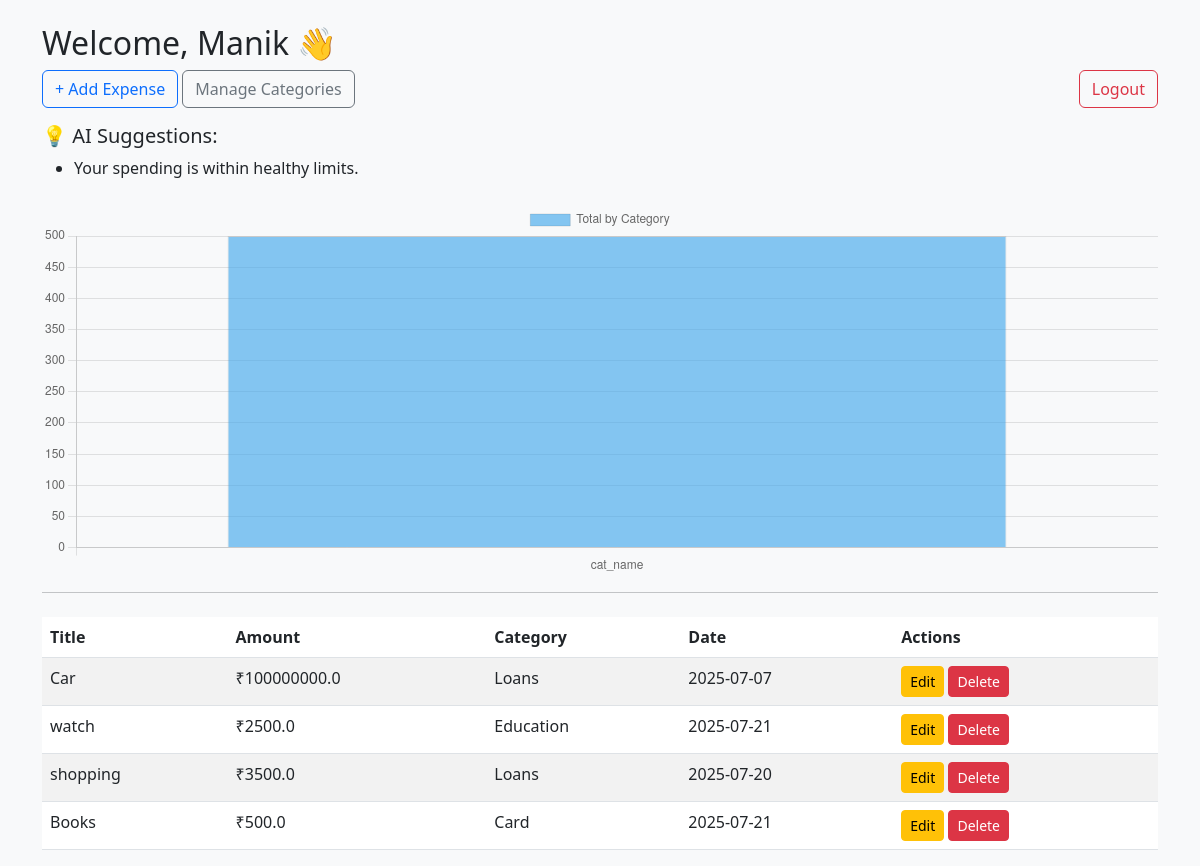
The page /dashboard (signed in) on the database its author committed.
### models.py (models this page shows)
class User(db.Model, UserMixin):
    id = db.Column(db.Integer, primary_key = True)
    username = db.Column(db.String(100), unique=True, nullable = False)
    password = db.Column(db.String(200), nullable = False )

class Expense(db.Model):
    id = db.Column(db.Integer, primary_key=True)
    title = db.Column(db.String(100), nullable = False)
    amount = db.Column(db.Float, nullable = False)
    date = db.Column(db.String(20), nullable = False)
    user_id = db.Column(db.Integer, db.ForeignKey('user.id'))
    category_id  = db.Column(db.Integer, db.ForeignKey('category.id'))

class Category(db.Model):
    id = db.Column(db.Integer, primary_key=True)
    name = db.Column(db.String(100), unique=True, nullable=False)
    description = db.Column(db.String(200))
    expenses = db.relationship('Expense', backref='category', lazy=True)

### app.py (the view)
@app.route('/dashboard')
@login_required
def dashboard():
    expenses = Expense.query.filter_by(user_id = current_user.id).all()
    category_totals = {}
    for exp in expenses:
        cat_name = exp.category.name if exp.category else 'Uncategorized'
        category_totals['cat_name'] = category_totals.get(cat_name, 0) + exp.amount
    suggestions = []
    if category_totals:
        max_cat = max(category_totals, key = category_totals.get)
        max_amt = category_totals[max_cat]
        if max_amt > 3000 :
            suggestions.append(f"You spent ${max_amt} on {max_cat}. Consider reducing it.")
        else:
            suggestions.append('Your spending is within healthy limits.')
    return render_template(
        'dashboard.html',
        username = current_user.username,
        expenses = expenses,
        categories = list(category_totals.keys()),
        totals = list(category_totals.values()),
        suggestions = suggestions
    )

### app.py (called while the page is built)
@login_manager.user_loader
def load_user(user_id):
    return User.query.get(int(user_id))

### templates/dashboard.html (shortened to what this page needs)
{% extends 'base.html' %}
{% block content %}
<h2>Welcome, {{ username }} 👋</h2>
<a href="{{ url_for('add_expense') }}" class="btn btn-outline-primary mb-3">+ Add Expense</a>
<a href="{{ url_for('list_categories') }}" class="btn btn-outline-secondary mb-3">Manage Categories</a>
<a href="{{ url_for('logout') }}" class="btn btn-outline-danger mb-3 float-end">Logout</a>
{% if suggestions %}
    <div class="mb-4">
        <h5>💡 AI Suggestions:</h5>
        <ul>
            {% for suggestion in suggestions %}
            <li>{{ suggestion }}</li>
            {% endfor %}
        </ul>
    </div>
{% endif %}
<canvas id="expenseChart" height="100"></canvas>
<hr>
<table class="table table-striped mt-4">
    <thead>
        <tr>
            <th>Title</th><th>Amount</th><th>Category</th><th>Date</th><th>Actions</th>
        </tr>
    </thead>
    <tbody>
        {% for exp in expenses %}
        <tr>
            <td>{{ exp.title }}</td>
            <td>₹{{ exp.amount }}</td>
            <td>{{ exp.category.name if exp.category else 'N/A' }}</td>
            <td>{{ exp.date }}</td>
            <td>
                <a href="{{ url_for('edit_expense', id=exp.id) }}" class="btn btn-sm btn-warning">Edit</a>
                <a href="{{ url_for('delete_expense', id=exp.id) }}" class="btn btn-sm btn-danger">Delete</a>
            </td>
        </tr>
        {% endfor %}
    </tbody>
</table>
<script>
const ctx = document.getElementById('expenseChart').getContext('2d');
const expenseChart = new Chart(ctx, {
    type: 'bar',
    data: {
        labels: {{ categories|tojson }},
        datasets: [{
            label: 'Total by Category',
            data: {{ totals|tojson }},
            backgroundColor: 'rgba(54, 162, 235, 0.6)',
            borderWidth: 1
        }]
    },
    options: {
        responsive: true,
        scales: {
            y: {
                beginAtZero: true
            }
        }
    }
});
</script>
{% endblock %}

### templates/base.html (shortened to what this page needs)
<!DOCTYPE html>
<html lang="en">
<head>
    <link rel="stylesheet" href="https://cdn.jsdelivr.net/npm/bootstrap@5.3.0/dist/css/bootstrap.min.css">
</head>
<body class="bg-light">
    <div class="container mt-4">
        {% block content %}{% endblock %}
    </div>
</body>
</html>

### rows shown on the page
User: username "Manik"
Expense: title "Car", amount "100000000.0", category "Loans", date "2025-07-07"
Expense: title "watch", amount "2500.0", category "Education", date "2025-07-21"
Expense: title "shopping", amount "3500.0", category "Loans", date "2025-07-20"
Expense: title "Books", amount "500.0", category "Card", date "2025-07-21"

### other values the page prints
{{ suggestion }} "Your spending is within healthy limits."
chart data {{ totals|tojson }} [500.0]
